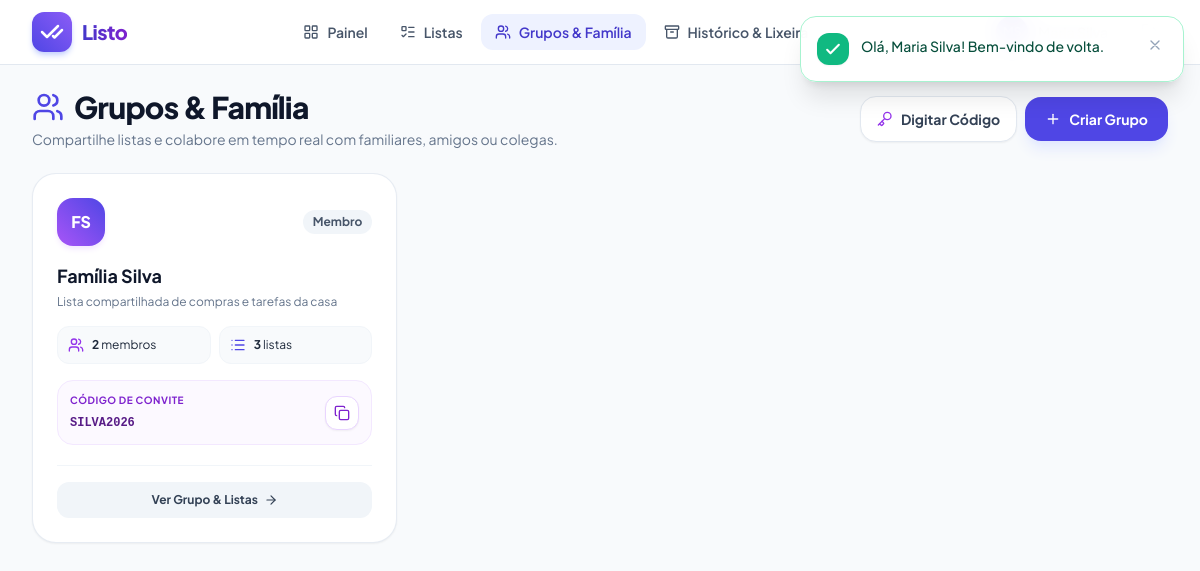
Page /views/groups.php (signed in) on the committed database.
### tables this page shows
CREATE TABLE `grupos` (
  `id` INT AUTO_INCREMENT PRIMARY KEY,
  `nome` VARCHAR(150) NOT NULL,
  `descricao` TEXT NULL,
  `codigo_convite` VARCHAR(32) NOT NULL UNIQUE,
  `criado_por` INT NOT NULL,
  `criado_em` DATETIME DEFAULT CURRENT_TIMESTAMP,
  CONSTRAINT `fk_grupos_usuario` FOREIGN KEY (`criado_por`) REFERENCES `usuarios`(`id`) ON DELETE CASCADE
);

### includes/functions.php (called while the page is built, shortened)
<?php
function clean($data) {
    return htmlspecialchars(trim($data ?? ''), ENT_QUOTES, 'UTF-8');
}
function getInitials($name) {
    $parts = explode(' ', trim($name ?? 'U'));
    $initials = mb_substr($parts[0], 0, 1);
    if (count($parts) > 1) {
        $initials .= mb_substr(end($parts), 0, 1);
    }
    return mb_strtoupper($initials);
}

### views/groups.php (the view, shortened to what this page needs)
<?php
require_once __DIR__ . '/../includes/header.php';
$userId = $_SESSION['usuario_id'];
$pdo = getDB();
$stmt = $pdo->prepare("
    SELECT g.*,
           mg.papel,
           mg.entrou_em,
           u.nome as dono_nome,
           (SELECT COUNT(*) FROM membros_grupo WHERE grupo_id = g.id) as total_membros,
           (SELECT COUNT(*) FROM listas WHERE grupo_id = g.id AND status = 'ativa') as total_listas
    FROM grupos g
    JOIN membros_grupo mg ON g.id = mg.grupo_id
    JOIN usuarios u ON g.criado_por = u.id
    WHERE mg.usuario_id = ?
    ORDER BY g.criado_em DESC
");
$stmt->execute([$userId]);
$grupos = $stmt->fetchAll();
?>
<div class="max-w-7xl mx-auto px-4 sm:px-6 lg:px-8 py-6 space-y-6">
    <div class="flex flex-col sm:flex-row items-start sm:items-center justify-between gap-4">
        <div>
            <h1 class="text-2xl sm:text-3xl font-extrabold text-slate-900 tracking-tight flex items-center gap-2.5">
                <i data-lucide="users" class="w-8 h-8 text-indigo-600"></i>
                <span>Grupos & Família</span>
            </h1>
            <p class="text-sm text-slate-500 mt-1">
                Compartilhe listas e colabore em tempo real com familiares, amigos ou colegas.
            </p>
        </div>
        <div class="flex items-center gap-2 w-full sm:w-auto">
            <button type="button" data-modal-open="modal-entrar-grupo" class="flex-1 sm:flex-initial bg-white text-slate-700 hover:bg-slate-50 font-bold py-3 px-4 rounded-2xl border border-slate-200 shadow-sm transition flex items-center justify-center gap-2 text-sm">
                <i data-lucide="key" class="w-4 h-4 text-purple-600"></i>
                <span>Digitar Código</span>
            </button>
            <button type="button" data-modal-open="modal-criar-grupo" class="flex-1 sm:flex-initial bg-indigo-600 hover:bg-indigo-700 text-white font-bold py-3 px-5 rounded-2xl shadow-lg shadow-indigo-100 transition flex items-center justify-center gap-2 text-sm">
                <i data-lucide="plus" class="w-4 h-4"></i>
                <span>Criar Grupo</span>
            </button>
        </div>
    </div>
    <?php if (empty($grupos)): ?>
        <div class="bg-white rounded-3xl border border-dashed border-slate-300 p-12 text-center">
            <div class="w-16 h-16 bg-purple-50 text-purple-600 rounded-2xl flex items-center justify-center mx-auto mb-4">
                <i data-lucide="users-2" class="w-8 h-8"></i>
            </div>
            <h3 class="text-base font-bold text-slate-800 mb-1">Você ainda não está em nenhum grupo</h3>
            <p class="text-xs text-slate-500 max-w-sm mx-auto mb-5">
                Crie um grupo para sua família ou insira um código de convite para compartilhar listas colaborativas.
            </p>
            <div class="flex flex-wrap justify-center gap-3">
                <button type="button" data-modal-open="modal-criar-grupo" class="inline-flex items-center gap-2 bg-indigo-600 hover:bg-indigo-700 text-white font-bold text-xs px-4 py-2.5 rounded-xl transition">
                    <i data-lucide="plus" class="w-4 h-4"></i>
                    Criar Meu Grupo
                </button>
                <button type="button" data-modal-open="modal-entrar-grupo" class="inline-flex items-center gap-2 bg-slate-100 hover:bg-slate-200 text-slate-700 font-bold text-xs px-4 py-2.5 rounded-xl transition">
                    <i data-lucide="key" class="w-4 h-4"></i>
                    Entrar com Código
                </button>
            </div>
        </div>
    <?php else: ?>
        <div class="grid grid-cols-1 md:grid-cols-2 lg:grid-cols-3 gap-5">
            <?php foreach ($grupos as $g):
                $isAdmin = ($g['papel'] === 'admin');
            ?>
                <div class="bg-white rounded-3xl border border-slate-200/80 p-6 shadow-sm hover:shadow-md transition flex flex-col justify-between group">
                    <div>
                        <div class="flex items-center justify-between gap-2 mb-4">
                            <div class="w-12 h-12 rounded-2xl bg-gradient-to-tr from-purple-500 to-indigo-600 text-white flex items-center justify-center font-extrabold text-base shadow-md shadow-purple-100">
                                <?= getInitials($g['nome']) ?>
                            </div>
                            <span class="px-2.5 py-1 rounded-xl text-xs font-bold <?= $isAdmin ? 'bg-amber-50 text-amber-800 border border-amber-200' : 'bg-slate-100 text-slate-600' ?>">
                                <?= $isAdmin ? 'Administrador' : 'Membro' ?>
                            </span>
                        </div>
                        <h3 class="text-lg font-bold text-slate-900 group-hover:text-indigo-600 transition mb-1">
                            <?= clean($g['nome']) ?>
                        </h3>
                        <p class="text-xs text-slate-500 line-clamp-2 mb-4">
                            <?= !empty($g['descricao']) ? clean($g['descricao']) : 'Grupo para organização conjunta de listas.' ?>
                        </p>
                        <div class="grid grid-cols-2 gap-2 text-xs mb-4">
                            <div class="bg-slate-50 p-2.5 rounded-xl border border-slate-100 flex items-center gap-2">
                                <i data-lucide="users" class="w-4 h-4 text-purple-600"></i>
                                <span><strong><?= $g['total_membros'] ?></strong> membros</span>
                            </div>
                            <div class="bg-slate-50 p-2.5 rounded-xl border border-slate-100 flex items-center gap-2">
                                <i data-lucide="list" class="w-4 h-4 text-indigo-600"></i>
                                <span><strong><?= $g['total_listas'] ?></strong> listas</span>
                            </div>
                        </div>
                        <div class="bg-purple-50/60 border border-purple-100 rounded-2xl p-3 flex items-center justify-between gap-2">
                            <div>
                                <span class="text-[10px] uppercase font-bold text-purple-700 tracking-wider block">Código de Convite</span>
                                <code class="text-xs font-mono font-bold text-purple-900"><?= clean($g['codigo_convite']) ?></code>
                            </div>
                            <button type="button" data-copy-text="<?= clean($g['codigo_convite']) ?>" class="p-2 bg-white hover:bg-purple-100 text-purple-700 rounded-xl border border-purple-200 transition shadow-sm" title="Copiar código">
                                <i data-lucide="copy" class="w-4 h-4"></i>
                            </button>
                        </div>
                    </div>
                    <div class="mt-5 pt-4 border-t border-slate-100">
                        <a href="group_view.php?id=<?= $g['id'] ?>" class="w-full bg-slate-100 hover:bg-indigo-50 hover:text-indigo-700 text-slate-700 font-bold text-xs py-2.5 px-3 rounded-xl transition flex items-center justify-center gap-1.5">
                            <span>Ver Grupo & Listas</span>
                            <i data-lucide="arrow-right" class="w-3.5 h-3.5"></i>
                        </a>
                    </div>
                </div>
            <?php endforeach; ?>
        </div>
    <?php endif; ?>
</div>
<?php require_once __DIR__ . '/../includes/footer.php'; ?>

### rows in the picture
grupos: nome "FS", nome "Família Silva", descricao "Lista compartilhada de compras e tarefas da casa", total_membros "2", total_listas "3", codigo_convite "SILVA2026"
